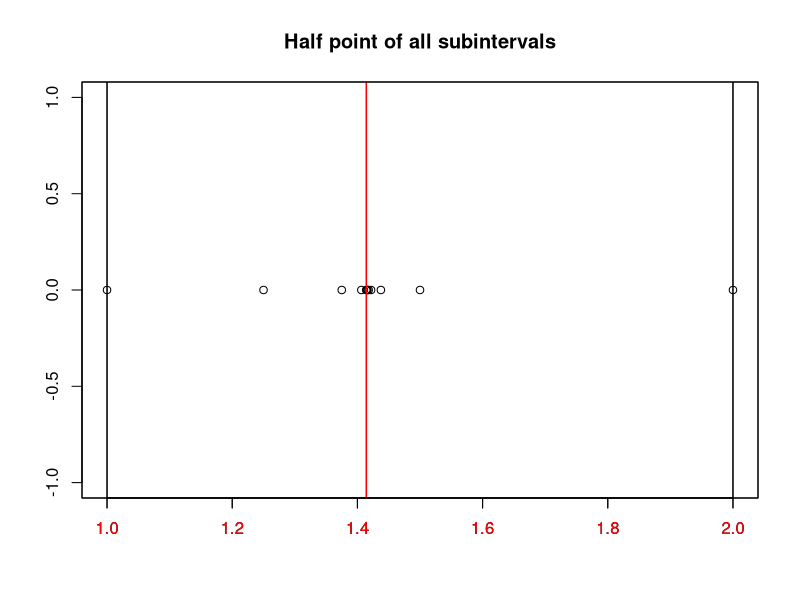

Write R code to recreate this figure.
## ---- chunk 1
fn <- function(x){
  return(x - 2^(0.5))
}
i <- 1; half_list <- list()

# initialize interval
a <- 1; b <- 2

# begin Bisection method
while(i <= 500){
  # cut into half
  halfpoint <- (a + b)/2
  half_list <- append(half_list, halfpoint)
  # check which subinterval have positive & negative sign
  if (fn(a) < 0 & fn(halfpoint) > 0){
    a <- a
    b <- halfpoint
  } else if(fn(halfpoint) < 0 & fn(b) > 0){
    a <- halfpoint
    b <- b
  }
  i <- i + 1
}
## ---- chunk 2
#| echo: false
#| warning: false
#| fig-width: 8
#| fig-height: 6

plot(c(1,half_list[1:10],2), rep(0,12), xlab="", ylab="", main = "Half point of all subintervals")
abline(v = 2^0.5, col = "red", lwd=1.5)
abline(v = 1, col = "black", lwd=1.5)
abline(v = 2, col = "black", lwd=1.5)

# Add x-axis with a specific color for labels and tick marks
axis(1, col.axis = "red", col = "black")

# Add box around the plot if desired
box()
## ---- chunk 3
#| echo: false
#| warning: false
cat("Interval at 500th iteration: [",a,",", b, "]")
